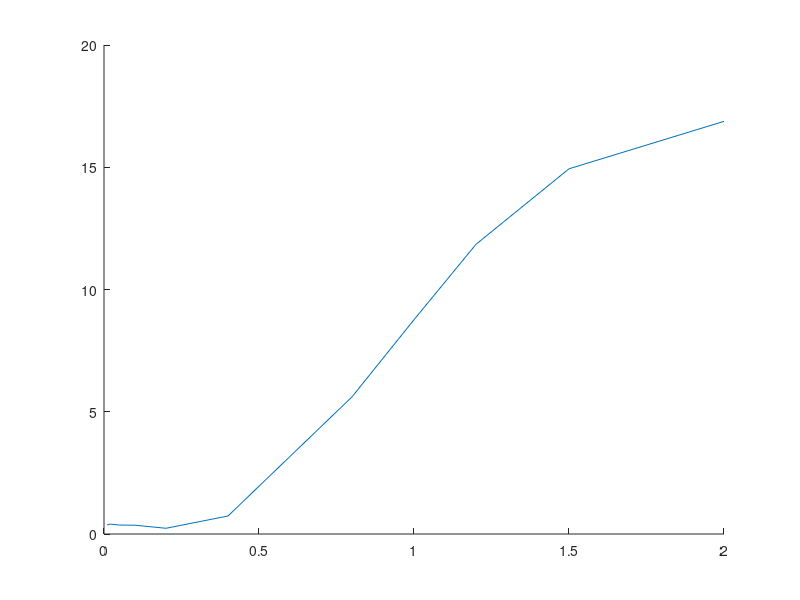

This chart was generated by the following MATLAB code: (Note: this script raises an error after producing the figure.)
clear all;
close all;

miu_f = @(x) floor(x*5);

N = 100;
Uk = [];
Xk = [];


for i=1:N
    u = rand()+rand()-1;
    z = 2*rand()-1;
    %z = rand()/2-0.25;
    Uk(i) = miu_f(u) + z;
    Xk(i) = u;
end

grid = -1:0.01:1;

% real plot
real_y = [];
for u=grid
    real_y(end+1) = miu_f(u);
end
%plot(grid,real_y,'.', 'MarkerSize',20);
hold on;
%%%%%

%plot(Yk,Uk,'.');
UU = [Xk;Uk];
%plot(UU(1,:),UU(2,:),'.')



%%%%%%%%% KERNEL
%h = 0.05;
H = [0.01,0.02,0.05,0.1,0.2,0.4,0.8,1,1.2,1.5,2];
mse = [];
for h=H
    new_miu = [];
    u_kernel = [];
    for u=grid
        u_kernel = [];
        for i=1:N
            if UU(1,i) < u+h & UU(1,i) > u-h
                u_kernel(end+1) = UU(2,i); 
            end      
        end
        new_miu(end+1) = sum(u_kernel)/length(u_kernel);
    end

    %plot(grid,new_miu,'.');


    %MSE
    mse(end+1) = 0;
    y_tmp = 0;
    for i=1:length(grid)
        if not(isnan( power((real_y(i)-new_miu(i)), 2) ))
            mse(end) = mse(end) + power((real_y(i)-new_miu(i)), 2);
        end
    end
    mse(end) = mse(end)/N;
end


plot(H, mse, '-');

%%%%%%%%%%%%%%%%%%%%%%%



S_all = [1,2,5,8,13];

mse = [];

for S=S_all

    a_est = [];
    for s=1:S
        a_est(s) = 0;    
        for i=1:N
            a_est(s) = a_est(s) + func(s, Xk(i) );
        end
        a_est(s) = a_est(s)/N;

    end

    b_est = [];
    for s=1:S
        b_est(s) = 0;   

        for i=1:N
            b_est(s) = b_est(s) + Uk(i)*func(s, Xk(i) );
        end
        b_est(s) = b_est(s)/N;

    end





    x_final = [];
    y_final = [];
    a_num = 1;
    b_num = 1;
    tmp_y = 0;
    numerator = 0;
    denominator= 0;
    for x_arg = grid

        b_num = 1;
        numerator = 0;
        for b = b_est
            numerator = numerator + b*func(b_num,x_arg);
            b_num = b_num +1;
        end

        a_num = 1;
        denominator = 0;
        for a = a_est
            denominator = denominator + a*func(a_num,x_arg);
            a_num = a_num +1;
        end

        y_final(end+1) = numerator/denominator;
    end
    
    
    
    %MSE
    mse(end+1) = 0;
    for i=1:length(grid)
        if not(isnan( power((real_y(i)-y_final(i)), 2) ))
            mse(end) = mse(end) + power((real_y(i)-y_final(i)), 2);
        end
    end
    mse(end) = mse(end)/N;
    
    %plot(grid,y_final,'.', 'MarkerSize',20);

end

%figure
%plot(S_all, mse, '*-');




